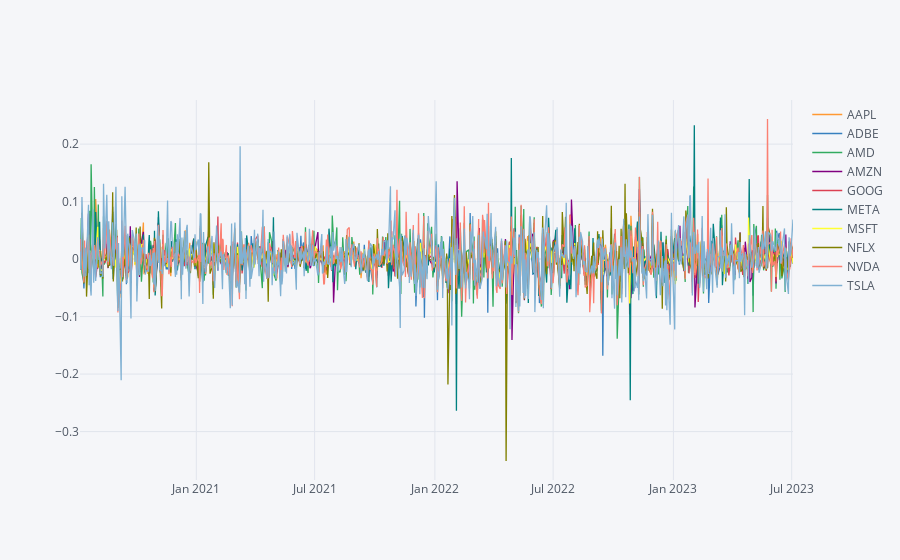

This figure's notebook cell:
### Code cell
returns.iplot()

### Figure 1 — Plotly figure (JSON) as saved in the notebook; plotly's stock layout.template omitted (floating-point values rounded to 4 significant figures; data arrays with more than 128 entries replaced by an {"elided": "..."} marker saying what was removed)
{"data": [{"line": {"color": "rgba(255, 153, 51, 1.0)", "dash": "solid", "shape": "linear", "width": 1.3}, "mode": "lines", "name": "AAPL", "text": "", "type": "scatter", "x": {"elided": "753 str values"}, "y": {"elided": "753 float values"}}, {"line": {"color": "rgba(55, 128, 191, 1.0)", "dash": "solid", "shape": "linear", "width": 1.3}, "mode": "lines", "name": "ADBE", "text": "", "type": "scatter", "x": {"elided": "753 str values"}, "y": {"elided": "753 float values"}}, {"line": {"color": "rgba(50, 171, 96, 1.0)", "dash": "solid", "shape": "linear", "width": 1.3}, "mode": "lines", "name": "AMD", "text": "", "type": "scatter", "x": {"elided": "753 str values"}, "y": {"elided": "753 float values"}}, {"line": {"color": "rgba(128, 0, 128, 1.0)", "dash": "solid", "shape": "linear", "width": 1.3}, "mode": "lines", "name": "AMZN", "text": "", "type": "scatter", "x": {"elided": "753 str values"}, "y": {"elided": "753 float values"}}, {"line": {"color": "rgba(219, 64, 82, 1.0)", "dash": "solid", "shape": "linear", "width": 1.3}, "mode": "lines", "name": "GOOG", "text": "", "type": "scatter", "x": {"elided": "753 str values"}, "y": {"elided": "753 float values"}}, {"line": {"color": "rgba(0, 128, 128, 1.0)", "dash": "solid", "shape": "linear", "width": 1.3}, "mode": "lines", "name": "META", "text": "", "type": "scatter", "x": {"elided": "753 str values"}, "y": {"elided": "753 float values"}}, {"line": {"color": "rgba(255, 255, 51, 1.0)", "dash": "solid", "shape": "linear", "width": 1.3}, "mode": "lines", "name": "MSFT", "text": "", "type": "scatter", "x": {"elided": "753 str values"}, "y": {"elided": "753 float values"}}, {"line": {"color": "rgba(128, 128, 0, 1.0)", "dash": "solid", "shape": "linear", "width": 1.3}, "mode": "lines", "name": "NFLX", "text": "", "type": "scatter", "x": {"elided": "753 str values"}, "y": {"elided": "753 float values"}}, {"line": {"color": "rgba(251, 128, 114, 1.0)", "dash": "solid", "shape": "linear", "width": 1.3}, "mode": "lines", "name": "NVDA", "text": "", "type": "scatter", "x": {"elided": "753 str values"}, "y": {"elided": "753 float values"}}, {"line": {"color": "rgba(128, 177, 211, 1.0)", "dash": "solid", "shape": "linear", "width": 1.3}, "mode": "lines", "name": "TSLA", "text": "", "type": "scatter", "x": {"elided": "753 str values"}, "y": {"elided": "753 float values"}}], "layout": {"legend": {"bgcolor": "#F5F6F9", "font": {"color": "#4D5663"}}, "paper_bgcolor": "#F5F6F9", "plot_bgcolor": "#F5F6F9", "title": {"font": {"color": "#4D5663"}}, "xaxis": {"gridcolor": "#E1E5ED", "showgrid": true, "tickfont": {"color": "#4D5663"}, "title": {"font": {"color": "#4D5663"}, "text": ""}, "zerolinecolor": "#E1E5ED"}, "yaxis": {"gridcolor": "#E1E5ED", "showgrid": true, "tickfont": {"color": "#4D5663"}, "title": {"font": {"color": "#4D5663"}, "text": ""}, "zerolinecolor": "#E1E5ED"}}}
